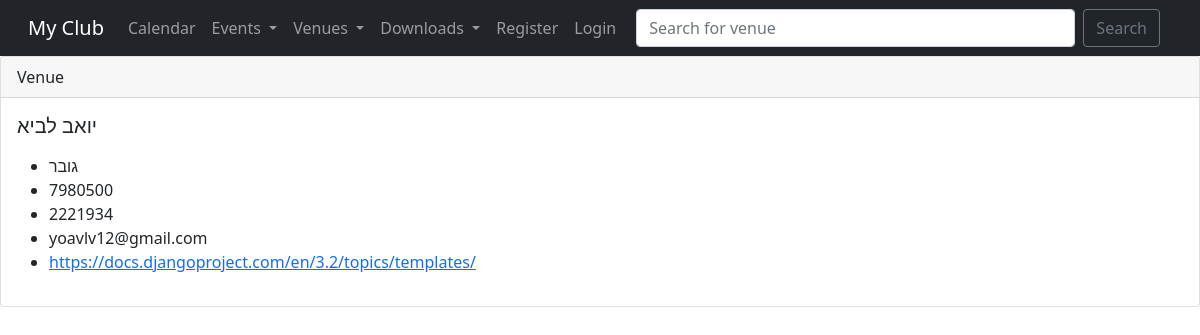
Page /show_venue/6 on the committed database.
### polls/models.py (models this page shows)
class Venue(models.Model):
    name = models.CharField("Venue Name", max_length=40)
    address = models.CharField(max_length=40)
    zip_code = models.CharField("Zip Code", max_length=15)
    phone = models.CharField("Contact Phone", max_length=10, blank=True) # if the field is black so it's ok - not mandatory field
    web = models.URLField("Website Address")
    email_address = models.EmailField("Email", blank=True)
    def __str__(self):
        return self.name

### polls/views.py (the view)
# urls.py: path('show_venue/<venue_id>', views.show_venue, name='show-venue'),
def show_venue(request, venue_id):
    venue = Venue.objects.get(pk=venue_id)  # Get a specific item from DB
    return render(request, 'show_venue.html', {'venue': venue})

### polls/templates/show_venue.html (shortened to what this page needs)
{% extends "base.html" %}
{% block content %}
<div class="card">
  <div class="card-header">
    Venue
  </div>
  <div class="card-body">
    <h5 class="card-title">{{ venue }}</h5>
    <p class="card-text">
    	<ul>
	<li>{{ venue.address }}</li>
	<li>{{ venue.zip_code }}</li>
	<li>{{ venue.phone }}</li>
	<li>{{ venue.email_address }}</li>
	<li><a href="{{ venue.web }}">{{ venue.web }}</a></li>
	</ul>
    </p>
  </div>
</div>
{% endblock %}

### rows in the picture
Venue: name "יואב לביא", address "גובר", zip_code "7980500", phone "2221934", email_address "yoavlv12@gmail.com", web "https://docs.djangoproject.com/en/3.2/topics/templates/"
